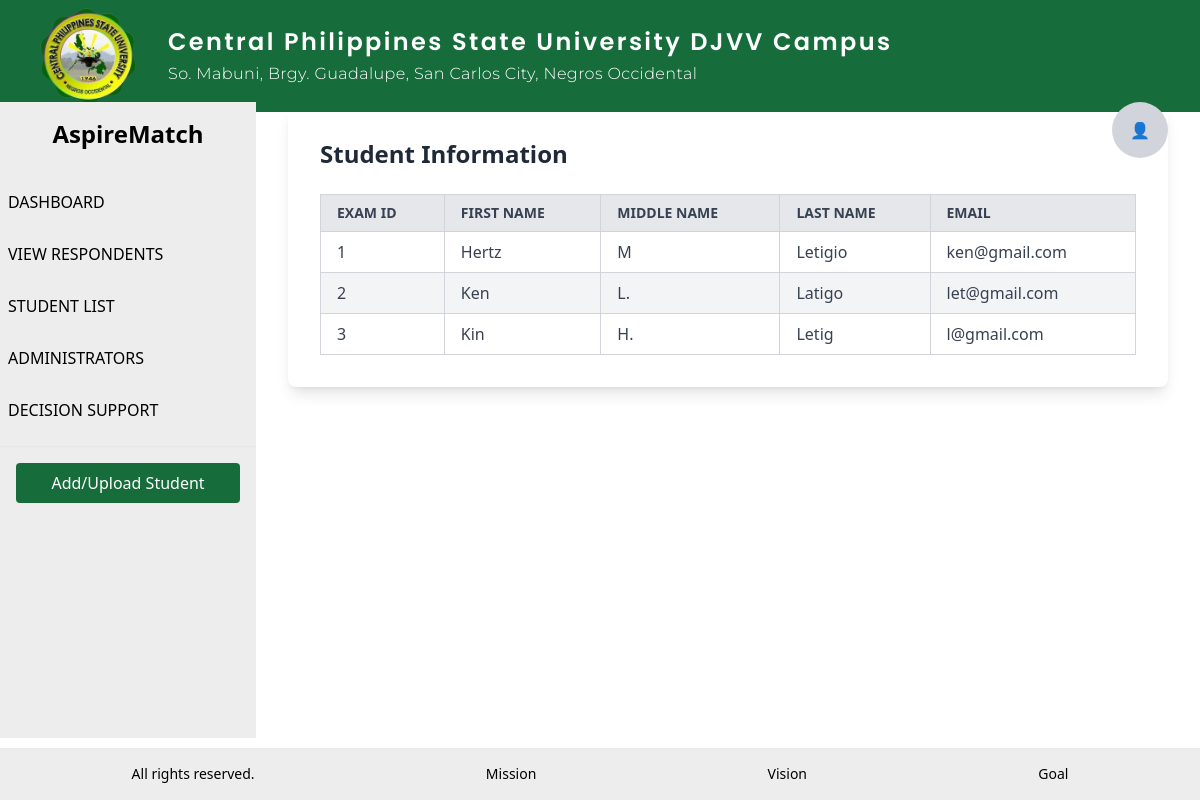
The app's page /student_list, older data.
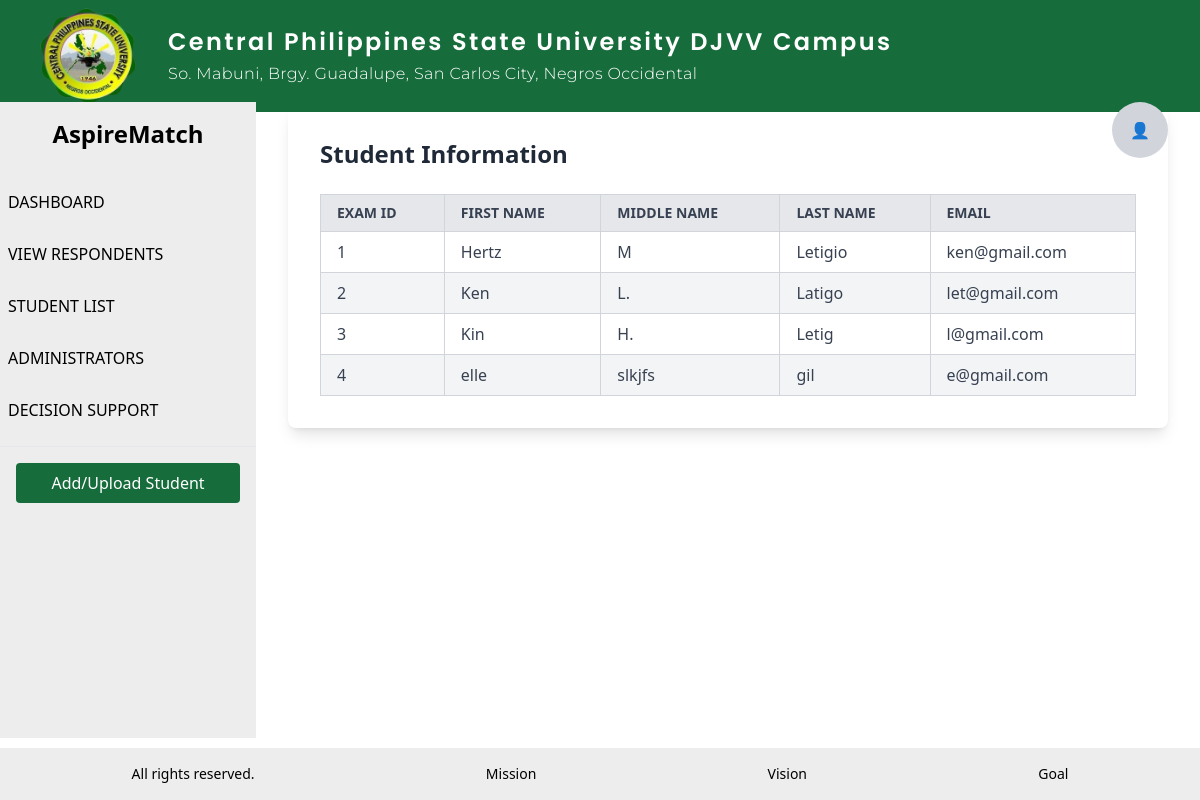
The same page, newer data.
### tables this page shows
CREATE TABLE students (
	id INTEGER PRIMARY KEY AUTOINCREMENT,
	exam_id TEXT,
	first_name TEXT,
	middle_name TEXT,
	last_name TEXT,
	email TEXT
, password TEXT DEFAULT '12345', preferred_program TEXT, q1 TEXT, q2 TEXT, q3 TEXT, q4 TEXT, q5 TEXT, q6 TEXT, q7 TEXT, q8 TEXT, q9 TEXT, q10 TEXT);

### backend/admin_server/app.py (the view)
@app.route('/student_list')
def student_list():
    conn = sqlite3.connect('../../database/database.db')
    cursor = conn.cursor()
    cursor.execute("SELECT exam_id, first_name, middle_name, last_name, email FROM students")
    students = cursor.fetchall()
    conn.close()
    return render_template('admin/student_list.html', students=students)

### frontend/templates/admin/student_list.html (shortened to what this page needs)
<!DOCTYPE html>
<html lang="en">
<head>
    <link href="./output.css" rel="stylesheet">
    <script src="https://cdn.tailwindcss.com"></script>
</head>
<body class="flex flex-col min-h-screen">
    {% include 'components/header.html' %}
    <div class="flex flex-1">
        {% include 'components/adminSidebar.html' %}
        <main class="ml-64 flex-1 p-8 bg-white min-h-[calc(100vh-160px)] overflow-y-auto pt-[102px]">
            {% include 'components/admin.html' %}
            <div class="bg-white p-8 rounded-lg w-full max-w-5xl mx-auto shadow-lg">
                <h2 class="text-2xl font-bold mb-6 text-gray-800">Student Information</h2>
                <div class="overflow-x-auto">
                    <table class="w-full border border-gray-300 shadow-md rounded-lg">
                        <thead class="bg-gray-200 text-gray-700 uppercase text-sm font-semibold">
                            <tr>
                                <th class="px-4 py-2 border border-gray-300 text-left">Exam ID</th>
                                <th class="px-4 py-2 border border-gray-300 text-left">First Name</th>
                                <th class="px-4 py-2 border border-gray-300 text-left">Middle Name</th>
                                <th class="px-4 py-2 border border-gray-300 text-left">Last Name</th>
                                <th class="px-4 py-2 border border-gray-300 text-left">Email</th>
                            </tr>
                        </thead>
                        <tbody class="text-gray-700">
                            {% for student in students %}
                            <tr class="odd:bg-white even:bg-gray-100 hover:bg-green-50 transition">
                                <td class="px-4 py-2 border border-gray-300">{{ student[0] }}</td>
                                <td class="px-4 py-2 border border-gray-300">{{ student[1] }}</td>
                                <td class="px-4 py-2 border border-gray-300">{{ student[2] }}</td>
                                <td class="px-4 py-2 border border-gray-300">{{ student[3] }}</td>
                                <td class="px-4 py-2 border border-gray-300">{{ student[4] }}</td>
                            </tr>
                            {% endfor %}
                        </tbody>
                    </table>
                </div>
            </div>
        </main>
    </div>
    {% include 'components/footer.html' %}
</body>
</html>

### frontend/templates/components/header.html (shortened to what this page needs)
<!DOCTYPE html>
<html lang="en">
<head>
    <link href="./output.css" rel="stylesheet">
    <link href="{{ url_for('static', filename='css/output.css') }}" rel="stylesheet">
</head>
<body>
    <div class="bg-[#166D3B] p-10 h-28 flex fixed items-center w-full">
        <div class="flex justify-start items-center space-x-4 w-full">
            <div>
                <img src="{{ url_for('static', filename='images/cpsu_logo.png') }}" alt="Logo" class="h-24">
            </div>
            <div class="flex flex-col space-y-1">
                <p class="text-white text-2xl font-semibold font-[Poppins] tracking-widest">Central Philippines State University DJVV Campus</p>
                <p class="text-white text-md font-light font-[Montserrat] tracking-wide">So. Mabuni, Brgy. Guadalupe, San Carlos City, Negros Occidental</p>
            </div>
        </div>
    </div>
</body>
</html>

### frontend/templates/components/adminSidebar.html (shortened to what this page needs)
<!DOCTYPE html>
<html lang="en">
<head>
    <link href="./output.css" rel="stylesheet">
</head>
<body>
    <aside class="w-64 bg-[#EEEDED] text-black fixed top-[102px] left-0 h-[calc(92vh-100px)] overflow-y-auto">
        <div class="p-4 text-center text-2xl font-bold">AspireMatch</div>
        <nav class="mt-4">
            <ul class="space-y-3">
                <li class="p-2 hover:bg-gray-300"><a href="/dashboard">DASHBOARD</a></li>
                <li class="p-2 hover:bg-gray-300"><a href="/view_respondent">VIEW RESPONDENTS</a></li>
                <li class="p-2 hover:bg-gray-300"><a href="/student_list">STUDENT LIST</a></li>
                <li class="p-2 hover:bg-gray-300"><a href="/add_admin">ADMINISTRATORS</a></li>
                <li class="p-2 hover:bg-gray-300"><a href="#">DECISION SUPPORT</a></li>
            </ul>
        </nav>
        <div id="mainButtonContainer" class="p-4 mt-4 border-t">
            <button id="mainButton" onclick="showOptions()" class="bg-[#166D3B] text-white p-2 rounded w-full hover:bg-green-700">
                Add/Upload Student
            </button>
        </div>
    </aside>
</body>
</html>

### frontend/templates/components/admin.html (shortened to what this page needs)
<!DOCTYPE html>
<html lang="en">
<head>
    <link href="./output.css" rel="stylesheet">
</head>
<body>
    <div class="flex justify-end pb-1 relative">
        <div id="profileCircle" class="cursor-pointer fixed w-14 h-14 bg-gray-300 rounded-full flex items-center justify-center">
            👤
        </div>
    </div>
</body>
</html>

### frontend/templates/components/footer.html (shortened to what this page needs)
<!DOCTYPE html>
<html lang="en">
<head>
    <link href="./output.css" rel="stylesheet">
</head>
<body>
<footer class="bg-[#EEEDED] text-center p-4 fixed bottom-0 left-0 w-full">
    <div class="flex justify-around text-sm">
        <span>All rights reserved.</span>
        <span>Mission</span>
        <span>Vision</span>
        <span>Goal</span>
    </div>
</footer>
</body>
</html>

Row changes from the older to the newer data that the page shows:
added students: exam "4", first_name "elle", middle_name "slkjfs", last_name "gil", email "e@gmail.com"
